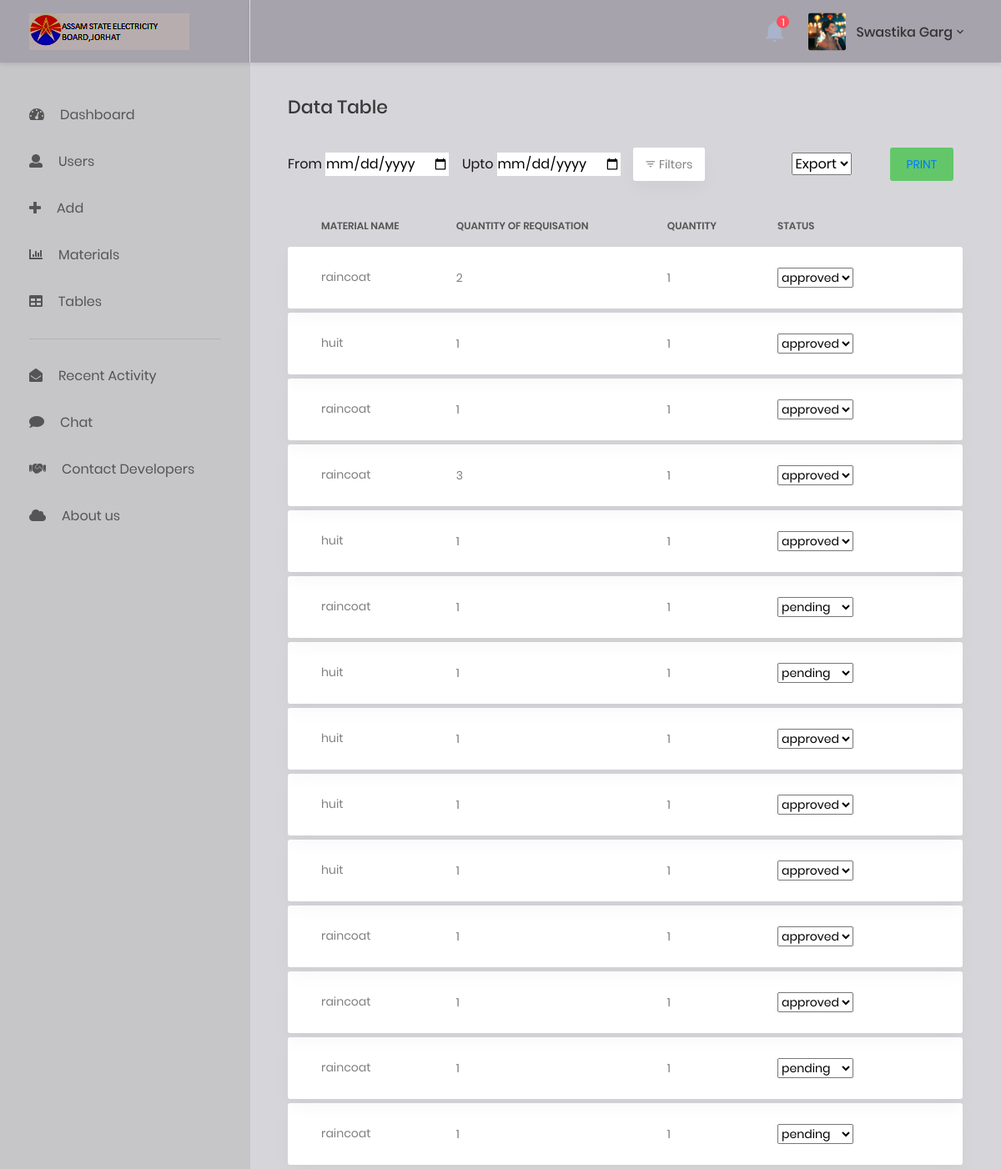
/approval.php (signed in), run on the app's committed database.
### tables this page shows
CREATE TABLE `users` (
  `userid` int(11) NOT NULL,
  `usertypes` int(11) NOT NULL,
  `username` varchar(30) NOT NULL,
  `password` varchar(255) NOT NULL,
  `userpic` varchar(100) NOT NULL,
  `firstname` varchar(50) NOT NULL,
  `lastname` varchar(50) NOT NULL,
  `gender` tinyint(4) NOT NULL,
  `dob` date NOT NULL,
  `phone` bigint(20) NOT NULL,
  `email` varchar(50) NOT NULL,
  `country` varchar(30) NOT NULL,
  `state` varchar(30) NOT NULL,
  `city` varchar(30) NOT NULL,
  `pincode` int(11) NOT NULL,
  `divid` int(11) NOT NULL,
  `designation` varchar(30) NOT NULL,
  `status` varchar(50) NOT NULL
);

CREATE TABLE `issue` (
  `iid` int(11) NOT NULL,
  `date` timestamp NOT NULL DEFAULT CURRENT_TIMESTAMP ON UPDATE CURRENT_TIMESTAMP,
  `issuedto` int(11) DEFAULT NULL,
  `issuedfrom` int(11) DEFAULT NULL,
  `quantityofreq` int(11) NOT NULL,
  `issuequan` int(11) NOT NULL,
  `rate` int(11) NOT NULL,
  `amount` int(11) NOT NULL,
  `remarks` varchar(100) NOT NULL,
  `mid` int(11) NOT NULL,
  `status` varchar(30) NOT NULL
);

CREATE TABLE `materials` (
  `mid` int(11) NOT NULL,
  `mname` varchar(30) NOT NULL,
  `make` varchar(40) NOT NULL,
  `t_id` int(11) UNSIGNED NOT NULL DEFAULT '0',
  `remarks` varchar(40) NOT NULL,
  `catid` int(11) NOT NULL,
  `matcode` varchar(50) NOT NULL
);

### approval.php (the view, shortened to what this page needs)
<?php
include('header.php');
include('conn.php');
if(isset($_GET['from'])){
    $from= $_GET['from'];
    $upto = $_GET['upto'];
    $join=mysqli_query($conn,"select * from issue i join materials m on i.mid = m.mid join subdivision s on s.sdivid=i.issuedto join division d on d.divid=i.issuedfrom where date between '$from' and '$upto'");
}elseif(isset($_GET['divna'])){
   $divid=$_GET['divna'];
    $join=mysqli_query($conn,"select * from issue i join materials m on i.mid = m.mid join subdivision s on s.sdivid=i.issuedto join division d on d.divid=i.issuedfrom where d.divid='$divid'");
}
else{
    $join=mysqli_query($conn,"select * from issue i join materials m on i.mid = m.mid join subdivision s on s.sdivid=i.issuedto join division d on d.divid=i.issuedfrom ");
}?>
<div class="row">
        <div class="col-md-12">
            <h3 class="title-5 m-b-35">data table</h3>
            <div class="table-data__tool">
                <div class="table-data__tool-left">
                    <div class="rs-select2--light rs-select2--md-10">
                    <form action='issuetable.php'>
                        <label >From</label>
                        <input type="date" name="from">
                        </div>
                        <div class="rs-select2--light rs-select2--mD-10">
                        <label >Upto</label>
                        <input type="date" name="upto">
                        </div>
                        <button class="au-btn-filter">
                            <i class="zmdi zmdi-filter-list"></i>filters</button>
                </div>
                <div class="table-data__tool-right">
                    <div class="rs-select2--dark rs-select2--sm rs-select2--dark2">
                        <select class="js-select2" onchange="javascript:location.href=this.value;" name="type">
                            <option selected="selected">Export</option>
                        </select>
                    </div>
                    <button class="au-btn au-btn-icon au-btn--green au-btn--small">
                            <a href="viewissuetable.php">Print</a>
                    </button>
                </div>
            </div>
                                <div class="table-responsive table-responsive-data2">
                                    <table class="table table-data2">
                                        <thead>
                                            <tr>
                                            <th>material name</th>
                                            <th>quantity of requisation</th>
                                            <th>quantity</th>
                                            <th>Status</th>
                                            </tr>
                                        </thead>
                                        <tbody>
                                        <?php
                            while($row=mysqli_fetch_array($join))
                            {
                    ?>
                      <tr class="tr-shadow">
                      <td >
                    <?php echo $row['mname'] ?>
                    </td>
                    <td >
                    <?php echo $row['quantityofreq'] ?>
                    </td>
                    <td>
                    <?php echo $row['issuequan'] ?>
                    </td>
                    <td>
                    <select class="js-select2" onchange="javascript:location.href=this.value;" name="type">
                            <option value="<?php echo $row['status'] ?>" selected="selected"><?php echo $row['status'] ?></option>
                        </select>
                    </td>
                    <td>
                    <tr class="spacer"></tr>
                    </td>
                            <?php } ?>
                </tr>
            </tbody>
        </table>
    </div>

### header.php (shortened to what this page needs)
<?php
$sesid=$_SESSION['userid'];
$sesusertype=$_SESSION['usertypes'];
?>
<?php
    include('conn.php');
    $select_user = "select * from users where userid = '$sesid'";
    $u = mysqli_query($conn, $select_user);
    $user = mysqli_fetch_array($u);
    $divid = $user['divid'];
    $rse=mysqli_query($conn,"select count(*) as n from notification where whom_to_notify='$divid'");
    $no=mysqli_fetch_array($rse);
    $rs=mysqli_query($conn, "select * from users where userid='$sesid' ");
?>
<!DOCTYPE html>
<html lang="en">
<head>
    <link href="css/font-face.css" rel="stylesheet" media="all">
    <link href="test.css" rel="stylesheet" media="all">
    <link href="vendor/font-awesome-4.7/css/font-awesome.min.css" rel="stylesheet" media="all">
    <link href="vendor/font-awesome-5/css/fontawesome-all.min.css" rel="stylesheet" media="all">
    <link href="vendor/mdi-font/css/material-design-iconic-font.min.css" rel="stylesheet" media="all">
    <link href="vendor/bootstrap-4.1/bootstrap.min.css" rel="stylesheet" media="all">
    <link href="vendor/animsition/animsition.min.css" rel="stylesheet" media="all">
    <link href="vendor/bootstrap-progressbar/bootstrap-progressbar-3.3.4.min.css" rel="stylesheet" media="all">
    <link href="vendor/wow/animate.css" rel="stylesheet" media="all">
    <link href="vendor/css-hamburgers/hamburgers.min.css" rel="stylesheet" media="all">
    <link href="vendor/slick/slick.css" rel="stylesheet" media="all">
    <link href="vendor/select2/select2.min.css" rel="stylesheet" media="all">
    <link href="vendor/perfect-scrollbar/perfect-scrollbar.css" rel="stylesheet" media="all">
    <link href="css/theme.css" rel="stylesheet" media="all">
</head>
<body class="animsition">
    <div class="page-wrapper">
        <aside class="menu-sidebar d-none d-lg-block">
            <div class="logo">
                <a href="#">
                    <img src="images/icon/apdcllogo.png" alt="Cool Admin" />
                </a>
            </div>
            <div class="menu-sidebar__content js-scrollbar1">
                <nav class="navbar-sidebar">
                    <ul class="list-unstyled navbar__list">
                    <li class="has-sub">
                            <a class="js-arrow" href="show.php">
                                <i class="fas fa-tachometer-alt"></i>Dashboard </a>
                        </li>
                        <?php
                                        if($sesusertype==1){
                                            echo '<li>
                                            <a href="user.php">
                                                    <i class="fas fa-user"></i>Users</a>
                                            </li>';
                                           echo  '<li>
                                                <a href="adition.php">
                                                        <i class="fas fa-plus"></i>Add</a>
                                                </li>';
                                        }
                                    ?>
                        <li class="has-sub">
                            <a class="js-arrow" href="#">
                                <i class="fas fa-chart-bar"></i>Materials</a>
                       </li>
                        <li class="has-sub">
                            <a class="js-arrow" href="#">
                                <i class="fas fa-table"></i>Tables</a>
                        </li>
                    </ul>
                    <hr>
                    <ul class="list-unstyled navbar__list">
                    <li class="has-sub">
                            <a class="js-arrow" href="recent_activity.php">
                             <i class="fas fa-envelope-open"></i>Recent Activity</a>
                    </li>
                    <li class="has-sub">
                            <a class="js-arrow" href="help.php">
                             <i class="fas fa-comment"></i>Chat</a>
                    </li>
                    <li class="has-sub">
                            <a class="js-arrow" href="contactdeveloper.php">
                             <i class="fas fa-handshake-o"></i>Contact Developers</a>
                    </li>
                    <li class="has-sub">
                            <a class="js-arrow" href="aboutus.php">
                             <i class="fas fa-cloud"></i>About us</a>
                    </li>
                                    </ul>
                </nav>
            </div>
        </aside>
        <div class="page-container">
            <header class="header-desktop">
                <div class="section__content section__content--p30">
                    <div class="container-fluid">
                        <div class="header-wrap">
                            <div class="header-button">
                                    <div class="noti-wrap">
                                    <div class="noti__item js-item-menu">
                                        <i class="zmdi zmdi-notifications"></i>
                                        <span class="quantity"><?php echo $no['n']; ?></span>
                                    </div>
                                </div>
                                <div class="account-wrap">
                                    <div class="account-item clearfix js-item-menu">
                                        <div class="image">
                                        <?php
                                        while($row1 = mysqli_fetch_array($rs)){
                                      ?>
                                            <img src="<?php echo $row1['userpic'] ?>" alt="<?php echo $row1['username']?>" />
                                        </div>
                                        <div class="content">
                                      <a class="js-acc-btn" href="#">  <?php echo $row1['firstname']?> <?php echo $row1['lastname']  ?></a>
                                        </div>
                                        <?php } ?>
                                    </div>
                                </div>
                            </div>
                        </div>
                    </div>
                </div>
            </header>
            <div class="main-content">
                <div class="section__content section__content--p30">
                    <div class="container-fluid">
                        <div class="row">
                            <div class="col-md-12">
</body>
</html>

### data on the page
users: userpic (picture), firstname "Swastika", lastname "Garg"
issue: mid.mname "raincoat", quantityofreq "2", issuequan "1", type "approved"
issue: mid.mname "huit", quantityofreq "1", issuequan "1", type "approved"
issue: mid.mname "raincoat", quantityofreq "1", issuequan "1", type "approved"
issue: mid.mname "raincoat", quantityofreq "3", issuequan "1", type "approved"
issue: mid.mname "huit", quantityofreq "1", issuequan "1", type "approved"
issue: mid.mname "raincoat", quantityofreq "1", issuequan "1", type "pending"
issue: mid.mname "huit", quantityofreq "1", issuequan "1", type "pending"
issue: mid.mname "huit", quantityofreq "1", issuequan "1", type "approved"
issue: mid.mname "huit", quantityofreq "1", issuequan "1", type "approved"
issue: mid.mname "huit", quantityofreq "1", issuequan "1", type "approved"
issue: mid.mname "raincoat", quantityofreq "1", issuequan "1", type "approved"
issue: mid.mname "raincoat", quantityofreq "1", issuequan "1", type "approved"
issue: mid.mname "raincoat", quantityofreq "1", issuequan "1", type "pending"
issue: mid.mname "raincoat", quantityofreq "1", issuequan "1", type "pending"

### other printed values
$no['n'] "1"
